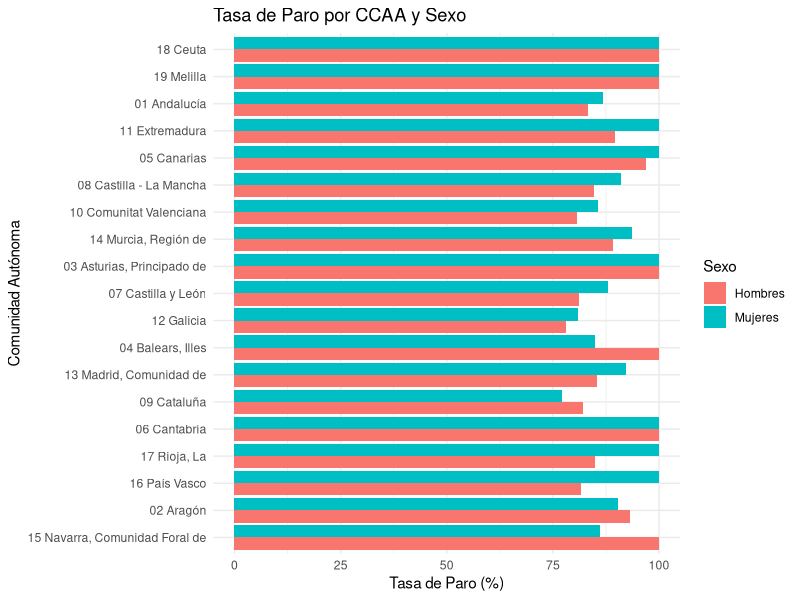

Reproduce this figure in R.
## ---- chunk 1
knitr::opts_chunk$set(echo = TRUE)
## ---- chunk 2
library(readr)
datos <- read_delim("data/65334.csv", 
                    delim = ";", 
                    escape_double = FALSE, 
                    trim_ws = TRUE)
#LIMPIEZA DE LOS DATOS, PARA QUE QUEDEN BIEN
datos$Total <- as.numeric(gsub(",", ".", datos$Total))
datos_limpios <- subset(
  datos,
  Sexo != "Ambos sexos" &
  Edad != "Total" &
  `Comunidades y Ciudades Autónomas` != "Total Nacional"
)

datos_limpios <- na.omit(datos_limpios)
## ---- chunk 3
library(ggplot2)

ggplot(data = datos_limpios, 
       mapping = aes(x = reorder(`Comunidades y Ciudades Autónomas`, Total), y = Total, fill = Sexo)) + geom_bar(stat = "identity", position = "dodge") + coord_flip() +
labs(title = "Tasa de Paro por CCAA y Sexo", x = "Comunidad Autónoma", y = "Tasa de Paro (%)", fill = "Sexo") + theme_minimal()
